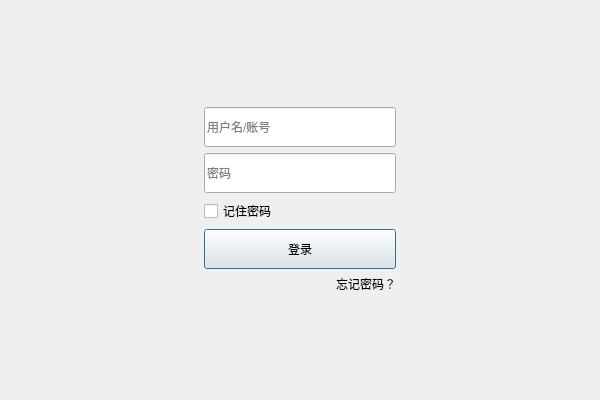
<?xml version="1.0" encoding="UTF-8"?>
<ui version="4.0">
 <class>Login</class>
 <widget class="QDialog" name="Login">
  <property name="geometry">
   <rect>
    <x>0</x>
    <y>0</y>
    <width>600</width>
    <height>400</height>
   </rect>
  </property>
  <property name="windowTitle">
   <string>Dialog</string>
  </property>
  <layout class="QGridLayout" name="gridLayout">
   <item row="1" column="2">
    <spacer name="horizontalSpacer_2">
     <property name="orientation">
      <enum>Qt::Horizontal</enum>
     </property>
     <property name="sizeHint" stdset="0">
      <size>
       <width>185</width>
       <height>20</height>
      </size>
     </property>
    </spacer>
   </item>
   <item row="1" column="0">
    <spacer name="horizontalSpacer">
     <property name="orientation">
      <enum>Qt::Horizontal</enum>
     </property>
     <property name="sizeHint" stdset="0">
      <size>
       <width>185</width>
       <height>20</height>
      </size>
     </property>
    </spacer>
   </item>
   <item row="1" column="1">
    <layout class="QVBoxLayout" name="verticalLayout">
     <item>
      <widget class="QLineEdit" name="username">
       <property name="minimumSize">
        <size>
         <width>0</width>
         <height>40</height>
        </size>
       </property>
       <property name="maximumSize">
        <size>
         <width>255</width>
         <height>16777215</height>
        </size>
       </property>
       <property name="text">
        <string/>
       </property>
       <property name="placeholderText">
        <string>用户名/账号</string>
       </property>
      </widget>
     </item>
     <item>
      <widget class="QLineEdit" name="password">
       <property name="minimumSize">
        <size>
         <width>0</width>
         <height>40</height>
        </size>
       </property>
       <property name="echoMode">
        <enum>QLineEdit::Password</enum>
       </property>
       <property name="placeholderText">
        <string>密码</string>
       </property>
      </widget>
     </item>
     <item>
      <widget class="QCheckBox" name="checkBox">
       <property name="text">
        <string>记住密码</string>
       </property>
      </widget>
     </item>
     <item>
      <widget class="QPushButton" name="loginButton">
       <property name="minimumSize">
        <size>
         <width>0</width>
         <height>40</height>
        </size>
       </property>
       <property name="text">
        <string>登录</string>
       </property>
      </widget>
     </item>
    </layout>
   </item>
   <item row="0" column="1">
    <spacer name="verticalSpacer">
     <property name="orientation">
      <enum>Qt::Vertical</enum>
     </property>
     <property name="sizeHint" stdset="0">
      <size>
       <width>20</width>
       <height>111</height>
      </size>
     </property>
    </spacer>
   </item>
   <item row="3" column="1">
    <spacer name="verticalSpacer_2">
     <property name="orientation">
      <enum>Qt::Vertical</enum>
     </property>
     <property name="sizeHint" stdset="0">
      <size>
       <width>20</width>
       <height>111</height>
      </size>
     </property>
    </spacer>
   </item>
   <item row="2" column="1">
    <widget class="QLabel" name="label">
     <property name="text">
      <string>忘记密码？</string>
     </property>
     <property name="alignment">
      <set>Qt::AlignRight|Qt::AlignTrailing|Qt::AlignVCenter</set>
     </property>
     <property name="openExternalLinks">
      <bool>true</bool>
     </property>
    </widget>
   </item>
  </layout>
 </widget>
 <resources/>
 <connections/>
</ui>
